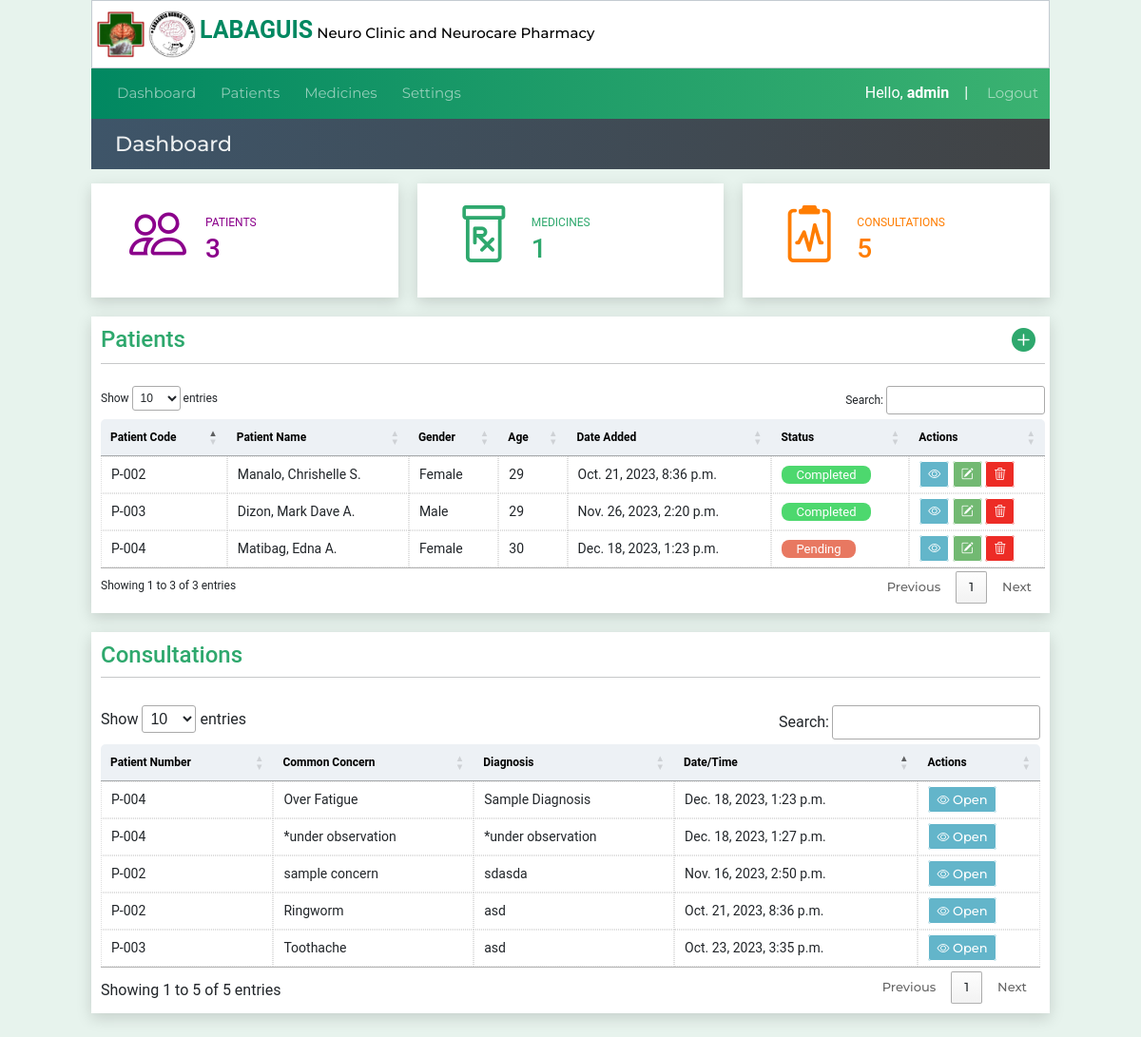
The page /dashboard (signed in) on the database its author committed.
### website/models.py (models this page shows)
class Patient(models.Model):
    created_at = models.DateTimeField(auto_now_add=True)
    patient_code=models.CharField(max_length=50)
    first_name = models.CharField(max_length=50)
    middle_name = models.CharField(max_length=50)
    last_name = models.CharField(max_length=50)
    age = models.CharField(max_length=50)
    bday = models.CharField(max_length=50,default='')
    civil_status = models.CharField(max_length=50,default='')
    gender = models.CharField(max_length=50)
    address = models.CharField(max_length=100)
    contact_number = models.CharField(max_length=50)
    srID = models.CharField(max_length=50,null=True, blank=True)
    pwdID = models.CharField(max_length=50,null=True, blank=True)
    nationality = models.CharField(max_length=50,null=True, blank=True)
    def __str__(self):
        return self.patient_code

class Patienthistory(models.Model):
    created_at = models.DateTimeField(auto_now_add=True,null=True, blank=True)
    consultCounter = models.CharField(max_length=50)
    patient_code=models.CharField(max_length=50)
    diagnosis = models.TextField(default="*under observation",max_length=500,null=True, blank=True)
    remarks = models.TextField(default="*under observation",max_length=500,null=True, blank=True)
    objectives = models.TextField(default="*under observation",max_length=500,null=True, blank=True)
    plans_recommendations = models.TextField(default="*under observation",max_length=500,null=True, blank=True)
    bp = models.CharField(max_length=50,null=True, blank=True)
    weight = models.CharField(max_length=50,null=True, blank=True)
    height = models.CharField(max_length=50,null=True, blank=True)
    bodytemp = models.CharField(max_length=50,null=True, blank=True)

### website/views.py (the view)
# urls.py: path('dashboard',views.dashboard, name='dashboard'),
@login_required(login_url="loginuser")
def dashboard(request):
    consultationtable = Patienthistory.objects.all()
    patientcount=Patient.objects.all().count()
    medicinecount= Medicinelist.objects.all().count()
    consultationscount= Patienthistory.objects.all().count()
    patientsdata =  Patient.objects.all()
    status=[]
    for pd in patientsdata:
        data = Patienthistory.objects.filter(patient_code=pd)
        for n in range(len(data)):
            if data[n].diagnosis=='*under observation' or data[n].plans_recommendations=='None' or data[n].objectives=='*None' :
               data_status = 'Pending'
               break
            else:
               data_status = 'Completed'
        status.append(data_status)
    context = {"consultationtable":consultationtable,
               'patientsdata': Patient.objects.all(),
               'patientcount':patientcount,
               'medicinecount':medicinecount,
               'consultationscount':consultationscount,
               'status':status,
               }
    return render(request, 'dashboard.html',context)

### website/templatetags/custom_tags.py (called while the page is built)
@register.simple_tag
def getPatientID(pCode):
    patientID = Patient.objects.get(patient_code=pCode)
    return patientID.id

### website/templates/dashboard.html (shortened to what this page needs)
{% extends 'index.html' %}
{% load custom_tags %}
 {% block pagetitle %} Dashboard{% endblock pagetitle%}
 {% block content%}
    <div class="dashboard-row2">
            <div< class="dashboard-patient">
                <h5><i class="bi patienticon bi-people"></i></h5>
                <div class="mt-2">
                    <span style="font-size: 12px">PATIENTS</span>
                    <h3>{{patientcount}}</h3>
                </div>
            </div<>
            <div< class="dashboard-medicines">
                <h5><i class="bi patienticon bi-prescription"></i></h5>
                <div class="mt-2">
                    <span style="font-size: 12px">MEDICINES</span>
                    <h3>{{medicinecount}}</h3>
                </div>
            </div<>
            <div< class="dashboard-consultations">
                <h4><i class="bi patienticon bi-clipboard2-pulse"></i></h4>
                <div class="mt-2">
                    <span style="font-size: 12px">CONSULTATIONS</span>
                    <h3>{{consultationscount}}</h3>
                </div>
            </div<>
    </div>
      <div class="container4">
        <div class="table-box2">
           <div class="adds"> <h4 style="color:#2ea86d;padding-top:10px;">Patients &nbsp&nbsp&nbsp</h4><h4 style="color:#2ea86d;padding-top:10px;padding-right:10px;"><a id="addpatients" href="{% url "patientlist" %}"><i class="bi bi-plus-circle-fill"></i></a></h4></div>
            <hr><br>
          {% include 'patientstable.html' %}
        </div>
        </div>
    <div class="dashboard-row">
        <div class="dashboard-tblconsultations">
            <h4 style="color:#2ea86d">Consultations</h4>
            <hr><br>
            <table id="consultation-table" class="patient-table table-striped content-table">
                <thead class="table-success">
                    <th>Patient Number</th>
                    <th>Common Concern</th>
                    <th>Diagnosis</th>
                    <th>Date/Time</th>
                    <th>Actions</th>
                </thead>
                {% for x in consultationtable %}
                    <tr>
                        <td>{{x.patient_code}}</td>
                        <td>{{x.remarks}}</td>
                        <td>{{x.diagnosis}}</td>
                        <td>{{x.created_at}}</td>
                        <td>
                            {% getPatientID x.patient_code as pcode %}
                            <a href="{% url "patientmedinfo_geninfo" pcode x.id%}" id="link-view"><i class="bi bi-eye"></i> Open</a>
                        </td>
                    </tr>
                {% endfor %}
            </table>
            </div>
    </div>
 {%endblock%}

### website/templates/navbar.html (shortened to what this page needs)
<div class="header-main5" style="z-index: 2;">
    <nav class="navbar navbar-dark navbar-expand-md ">
        <div class="container-fluid" >
          <div class="collapse navbar-collapse" id="navbarNav">
            <ul class="navbar-nav">
              <li class="nav-item ">
                <a class="nav-link " aria-current="page" href="{% url "dashboard" %}">Dashboard</a>
              </li>
              <li class="nav-item">
                <a class="nav-link " href="{% url "patienttable" %}">Patients</a>
              </li>
              <li class="nav-item">
                <a class="nav-link" href="{% url "medications" %}">Medicines</a>
              </li>
              <li class="nav-item">
                <a class="nav-link" href="{% url "medicationsettings" %}">Settings</a>
              </li>
            </ul>
          </div>
          Hello,&nbsp <b>{{request.user}}</b> &nbsp &nbsp | &nbsp
        </div>
        <a class="nav-item nav-link navbar-nav" style="margin-right:10px;" href="{% url "logoutuser" %}">Logout</a>
      </nav>
</div>

### website/templates/patientstable.html
    <table id="patienttable" class="patient-tables content-table">
      <thead >
        <th>Patient Code</th>
        <th>Patient Name</th>
        <th>Gender</th>
        <th>Age</th>
        <th>Date Added</th>
        <th>Status</th>
        <th>Actions</th>
      </thead>
      <tbody>
        {% for x in patientsdata %}
        {% for y in status  %}
        {% if forloop.counter == forloop.parentloop.counter %}
        <tr>
          <td>{{x.patient_code}}</td>
          <td>{{x.last_name}}, {{x.first_name}} {{x.middle_name.0}}.</td>
          <td>{{x.gender}}</td>
          <td>{{x.age}}</td>
          <td>{{x.created_at}}</td>
        {% if y == "Completed" %}
          <td><span id="completed">{{y}}</span></td>
        {% elif y == "Pending" %}
          <td><span id="pending">{{y}}</span></td>
        {% endif %}
          <td>
            <a href="{% url 'patientinfo' x.id %}" id="link-view"><i class="bi bi-eye"></i></a>
            <a href="{% url 'editpatient' x.id %}" id="link-edit"><i class="bi bi-pencil-square"></i></a>
            <a href="{% url 'deletepatient' x.id %}" id="link-delete"><i class="bi bi-trash3"></i></a>
          </td>
        </tr>
        {% endif %}
        {% endfor %}  {% endfor %}
      </tbody>
    </table>

### website/static/style.css (style rules this page uses)
* { box-sizing:border-box; margin: 0; padding: 0; font-family: 'Roboto', sans-serif; }
body { background-color: #e7f3ed; }
header li,a,strong, button { font-family: 'Montserrat', sans-serif; font-weight: 500; font-size: 13px; color: #edf0f1; text-decoration: none; padding: 0px 0px; margin: 0px 0px; }
.nav-link { font-size: 15px; }
.container4 { height: 100%; margin-top: 0px; width: 100%; background-color: white; box-shadow: 0 5px 15px 0 #00000026; }
.left-menu lu,li { font-size: 5px; text-decoration: none; color: black; padding: 5px; list-style: none; margin: 0; }
.table-box2 { margin: 0; padding: 0 5px 10px 10px; background-color: white; height: auto; width: 100%; font-size: 12px; }
table { width: 100%; }
th { padding: 10px; font-size: 12px; color: black; background-color: #b4c3d33c; }
tr { font-size: 14px; }
td { border: 1px dotted #ddd; width: auto; }
#link-view { color: white; border: 1px solid white; padding: 5px 8px; background-color: #0087a99c; border-radius: 3px; }
#link-edit { color: white; border: 1px solid white; padding: 5px 8px; background-color:rgba(0, 128, 0, 0.553); border-radius: 3px; }
#link-delete { color: white; border: 1px solid white; padding: 5px 8px; background-color:rgba(235, 18, 11, 0.89); border-radius: 3px; }
hr { margin: 0; padding: 0; }
.header-main5 { height: 100%; margin: 0px 8%; background-color: #80c3e3; background: rgb(1,136,97); background: linear-gradient(90deg, rgba(1,136,97,1) 0%, rgba(31,157,105,1) 50%, rgba(59,178,113,1) 100%); color: white; }
.navbar { padding: 2px; }
.dashboard-patient { font-family: Verdana; background-color: white; width: 100%; padding: 20px; display: inline-flex; color: darkmagenta; box-shadow: 0 5px 15px 0 #00000026; margin-right: 20px; }
.dashboard-medicines { font-family: Verdana; background-color: white; width: 100%; padding: 20px; display: inline-flex; color: #2ea86d; box-shadow: 0 5px 15px 0 #00000026; }
.dashboard-consultations { font-family: Verdana; background-color: white; width: 100%; padding: 20px; display: inline-flex; color: #ff7d00; box-shadow: 0 5px 15px 0 #00000026; margin-left: 20px; }
.patienticon { font-family:Tahoma; font-size: 60px; margin: 20px; }
.dashboard-row { width: 100%; display: inline-flex; margin: 20px 0; }
.dashboard-row2 { width: 100%; display: inline-flex; margin:10px 0 20px 0; }
.dashboard-tblconsultations { font-family: Verdana; background-color: white; width: 100%; padding: 10px; box-shadow: 0 5px 15px 0 #00000026; }
#consultation-table { font-size: 12px; }
.adds { display: flex; justify-content: space-between; }
#addpatients { font-size: 25px; color: #2ea86d; }
.reg-rows label,span,p,ul,li { font-size: 15px; }
.content-table { border-collapse: collapse; margin: 25px 0; font-size: 0.9em; min-width: 400px; border-radius: 5px 5px 0 0; overflow: hidden; }
#pending { padding: 2px 15px; background-color: #e87861; color: white; font-size: 13px; border-radius: 8px; }
#completed { padding: 2px 15px; background-color: #4dd86e; color: white; font-size: 13px; border-radius: 8px; }

### rows shown on the page
Patient: patient_code "P-002", last_name "Manalo", first_name "Chrishelle", middle_name.0 "S", gender "Female", age "29", created_at "Oct. 21, 2023, 8:36 p.m.", status "Completed"
Patient: patient_code "P-003", last_name "Dizon", first_name "Mark Dave", middle_name.0 "A", gender "Male", age "29", created_at "Nov. 26, 2023, 2:20 p.m.", status "Completed"
Patient: patient_code "P-004", last_name "Matibag", first_name "Edna", middle_name.0 "A", gender "Female", age "30", created_at "Dec. 18, 2023, 1:23 p.m.", status "Pending"
Patienthistory: patient_code "P-002", remarks "Ringworm", diagnosis "asd", created_at "Oct. 21, 2023, 8:36 p.m."
Patienthistory: patient_code "P-003", remarks "Toothache", diagnosis "asd", created_at "Oct. 23, 2023, 3:35 p.m."
Patienthistory: patient_code "P-002", remarks "sample concern", diagnosis "sdasda", created_at "Nov. 16, 2023, 2:50 p.m."
Patienthistory: patient_code "P-004", remarks "Over Fatigue", diagnosis "Sample Diagnosis", created_at "Dec. 18, 2023, 1:23 p.m."
Patienthistory: patient_code "P-004", remarks "*under observation", diagnosis "*under observation", created_at "Dec. 18, 2023, 1:27 p.m."

### other values the page prints
{{ request.user }} "admin"
{{ patientcount }} "3"
{{ medicinecount }} "1"
{{ consultationscount }} "5"
